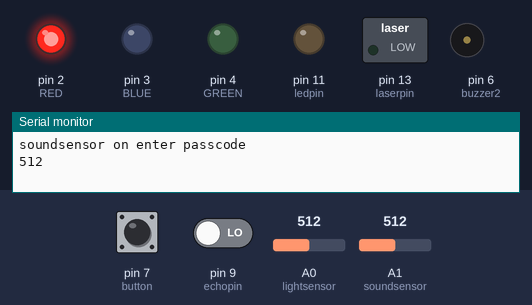
Recording of a sketch running on a simulated Arduino Uno, built with avr-gcc and run on an emulated ATmega328P. On the bench: switched loads named in the sketch (green lamp = pin HIGH), output pins drawn as LEDs (lit = HIGH), buzzer (waves = sounding), the last lines printed to the serial monitor. The test bench sets the inputs (shaded band); at power-on: pin 7 (button) HIGH, pin 9 (echopin) LOW, A0 (lightsensor) = 512, A1 (soundsensor) = 512. EEPROM starts erased; pins used as bus, display or sensor lines are not drawn.

Above: at 0.3 s.
At 18.37 s:
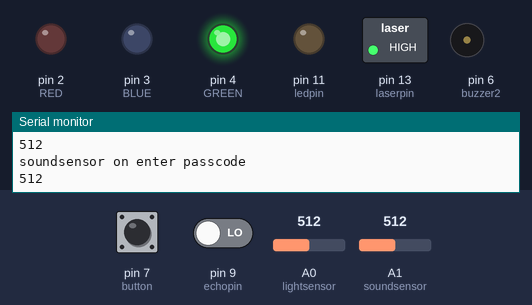
At 38.6 s:
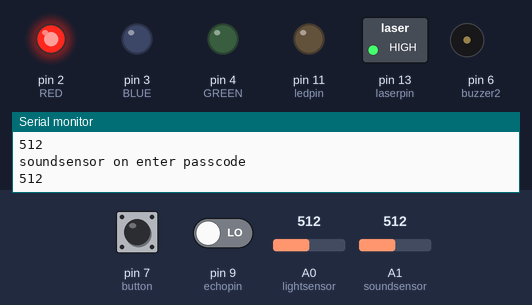
Timing chart, 0 to 40.0 s (numbered marks = the images above):
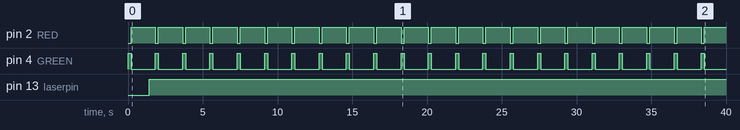

The sketch:

finaltest1.ino
```cpp
#include<EEPROM.h>
const int buzzer = 12;
const int RED = 2;
const int BLUE = 3;
const int GREEN = 4;
const int button = 7;
const int trigpin = 8;
const int echopin = 9;
const int laserpin = 13;
const int soundsensor = A1;
const int ledpin = 11;
const int lightsensor = A0;
const int buzzer2 = 6;
long duration;
int distance;
int curbutton = 0,lastbutton = 0;
int scount = 0;
int ldistance = 0;
int soundarray[] = {HIGH,LOW,HIGH,LOW,HIGH,HIGH,LOW,LOW};
void setup()
{
  // put your setup code here, to run once:

pinMode(trigpin,OUTPUT);
pinMode(echopin,INPUT);
pinMode(button,INPUT_PULLUP);
pinMode(buzzer,OUTPUT);
pinMode(RED,OUTPUT);
pinMode(GREEN,OUTPUT);
pinMode(BLUE,OUTPUT);
pinMode(laserpin,OUTPUT);
pinMode(soundsensor,INPUT);
pinMode(ledpin,OUTPUT);
pinMode(lightsensor,INPUT);
pinMode(buzzer2,OUTPUT);
EEPROM.get(0,scount);
Serial.begin(9600);

}

void loop()
{
  // put your main code here, to run repeatedly:
digitalWrite(RED,LOW);
digitalWrite(GREEN,HIGH);
digitalWrite(BLUE,LOW);

//sound sensortest
Serial.println("soundsensor on enter passcode");

Serial.println(analogRead(soundsensor));
delay(200);
scount = analogRead(soundsensor);


curbutton = digitalRead(button);

//if(curbutton != lastbutton )
//{

if(curbutton == HIGH)
{
  EEPROM.put(0,curbutton);
  EEPROM.put(1,lastbutton);
digitalWrite(RED,HIGH);
digitalWrite(GREEN,LOW);
digitalWrite(BLUE,LOW);

digitalWrite(trigpin,LOW);
delay(2);
digitalWrite(trigpin,HIGH);
delay(10);
digitalWrite(trigpin,LOW);

duration = pulseIn(echopin,HIGH);
distance = duration *0.034/2;

Serial.println("Distance : ");
delay(200);
Serial.println(distance);

digitalWrite(laserpin,HIGH);
delay(200);
digitalWrite(laserpin,HIGH);

if(distance < 64)
{
  tone(buzzer,HIGH);
  digitalWrite(ledpin,HIGH);
  tone(buzzer2,HIGH);
  delay(2);
  tone(buzzer,LOW);
  digitalWrite(ledpin,LOW);
  tone(buzzer2,LOW);
  delay(2);
  tone(buzzer,HIGH);
  digitalWrite(ledpin,HIGH);
  tone(buzzer2,HIGH);
  delay(2);
  tone(buzzer,LOW);
  digitalWrite(ledpin,LOW);
  tone(buzzer2,LOW);
  if(scount > 530)
  scount++;
}
else
{
  noTone(buzzer);
noTone(buzzer2);
}

Serial.println("light sensor : ");
delay(200);
ldistance = analogRead(lightsensor);
Serial.println(analogRead(lightsensor));
//ldistance =

if(ldistance < 1004)
{
  tone(buzzer,HIGH);
  digitalWrite(ledpin,HIGH);
  tone(buzzer,HIGH);
  delay(2);
  tone(buzzer,LOW);
  digitalWrite(ledpin,LOW);
  tone(buzzer2,LOW);
  delay(2);
  tone(buzzer,HIGH);
  digitalWrite(ledpin,HIGH);
  tone(buzzer2,HIGH);
  delay(2);
  tone(buzzer,LOW);
  digitalWrite(ledpin,LOW);
  tone(buzzer2,LOW);
  if(scount>530)
  scount++;
}
else
{noTone(buzzer);
noTone(buzzer2);}
}


if(scount < 10)
{
  for(int i =0;i<=7;i++)
  {
  tone(buzzer,soundarray[i]);
  tone(buzzer2,soundarray[i]);
  }

  lastbutton = curbutton;
  scount = 0;
EEPROM.put(0,scount);
}
///}
}
```

Measured:
- by itself, pin 2 (RED): alternates HIGH for 1.6 s and LOW for 0.20 s
- by itself, pin 4 (GREEN): alternates HIGH for 0.20 s and LOW for 1.6 s
- by itself, pin 13 (laserpin): LOW → HIGH at 1.4 s
